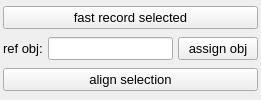
         <widget class="QWidget" name="fa_tab">
          <property name="font">
           <font>
            <family>Arial</family>
            <pointsize>10</pointsize>
            <weight>50</weight>
            <bold>false</bold>
            <kerning>true</kerning>
           </font>
          </property>
          <attribute name="title">
           <string>frameAlign</string>
          </attribute>
          <layout class="QVBoxLayout" name="verticalLayout_2">
           <property name="spacing">
            <number>5</number>
           </property>
           <property name="leftMargin">
            <number>3</number>
           </property>
           <property name="topMargin">
            <number>3</number>
           </property>
           <property name="rightMargin">
            <number>3</number>
           </property>
           <property name="bottomMargin">
            <number>3</number>
           </property>
           <item>
            <layout class="QHBoxLayout" name="horizontalLayout_22">
             <property name="spacing">
              <number>5</number>
             </property>
             <item>
              <widget class="QPushButton" name="fa_fastRecordButton">
               <property name="text">
                <string>fast record selected</string>
               </property>
              </widget>
             </item>
            </layout>
           </item>
           <item>
            <layout class="QHBoxLayout" name="horizontalLayout_4">
             <property name="spacing">
              <number>5</number>
             </property>
             <item>
              <widget class="QLabel" name="fa_refLabel">
               <property name="text">
                <string>ref obj:</string>
               </property>
              </widget>
             </item>
             <item>
              <widget class="QLineEdit" name="fa_refEdit">
               <property name="enabled">
                <bool>true</bool>
               </property>
               <property name="dragEnabled">
                <bool>true</bool>
               </property>
              </widget>
             </item>
             <item>
              <widget class="QPushButton" name="fa_assignButton">
               <property name="text">
                <string>assign obj</string>
               </property>
              </widget>
             </item>
            </layout>
           </item>
           <item>
            <layout class="QHBoxLayout" name="horizontalLayout_5">
             <property name="spacing">
              <number>5</number>
             </property>
             <item>
              <widget class="QPushButton" name="fa_cmdButton">
               <property name="text">
                <string>align selection</string>
               </property>
              </widget>
             </item>
            </layout>
           </item>
          </layout>
         </widget>
